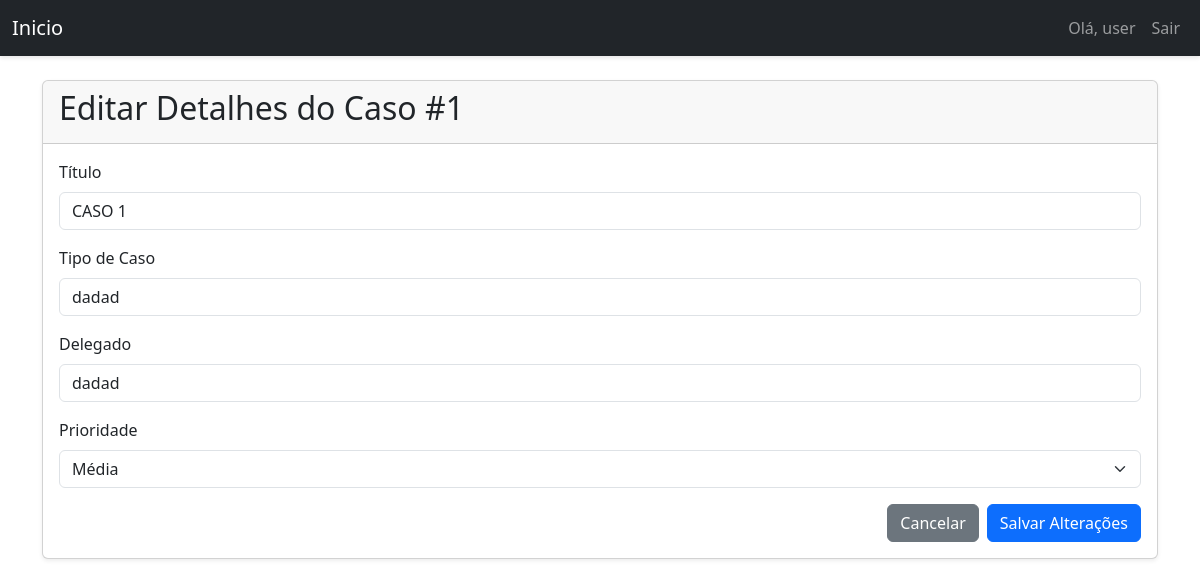
/ticket/1/edit (signed in), run on an earlier commit of the app's database.
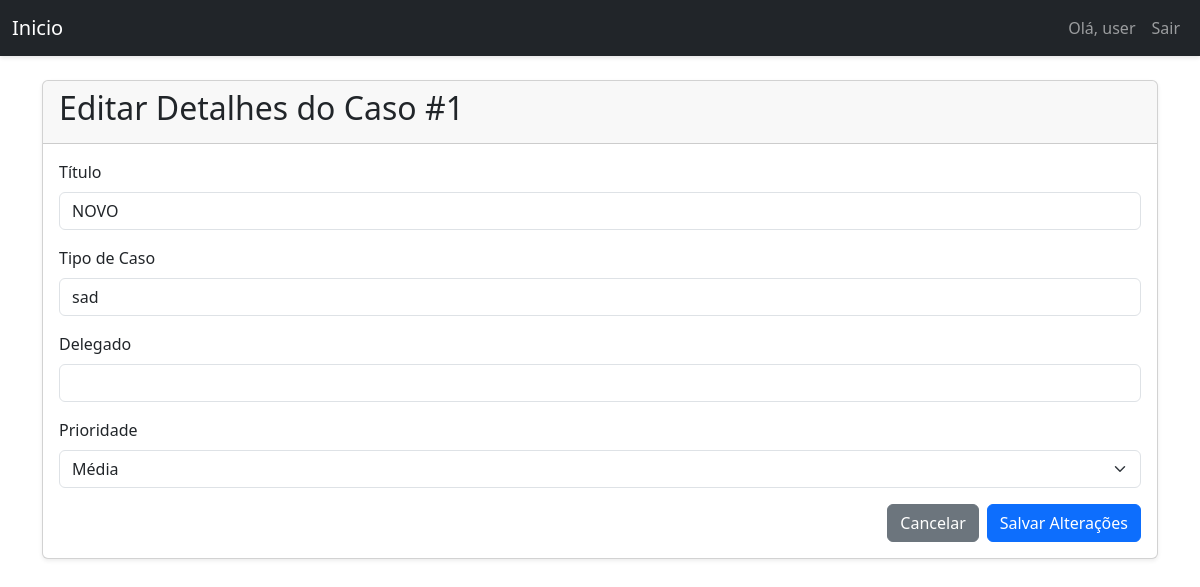
And on a later commit of the database.
### models.py (models this page shows, shortened)
class Ticket(db.Model):
    id = db.Column(db.Integer, primary_key=True)
    ticket_code = db.Column(db.String(30), unique=True)
    title = db.Column(db.String(140))
    description = db.Column(db.Text)
    case_number = db.Column(db.String(50))
    status = db.Column(db.String(20), default='Em Análise')
    priority = db.Column(db.String(20), default='Média')
    created_at = db.Column(db.DateTime, index=True, default=datetime.utcnow)
    updated_at = db.Column(db.DateTime, index=True, default=datetime.utcnow)
    user_id = db.Column(db.Integer, db.ForeignKey('user.id'))
    delegado = db.Column(db.String(100))
    comments = db.relationship('Comment', backref='ticket', lazy='dynamic', cascade="all, delete-orphan")
    attachments = db.relationship('Attachment', backref='ticket', lazy='dynamic', cascade="all, delete-orphan")
    todos = db.relationship('TodoItem', backref='ticket', lazy='dynamic', cascade="all, delete-orphan")

### triagem/routes/ticket.py (the view, shortened to what this page needs)
@ticket_bp.route('/<int:ticket_id>/edit', methods=['GET', 'POST'])
@login_required
@ticket_permission_required
def edit_ticket(ticket):
    return render_template('edit_ticket.html', ticket=ticket)

### triagem/routes/ticket.py (called while the page is built)
def ticket_permission_required(f):
    @wraps(f)
    def decorated_function(ticket_id, *args, **kwargs):
        ticket = Ticket.query.get_or_404(ticket_id)
        if not (current_user.is_admin or ticket.user_id == current_user.id):
            flash('Você não tem permissão para acessar este caso.', 'danger')
            return redirect(url_for('dashboard.dashboard'))
        return f(ticket, *args, **kwargs)
    return decorated_function

### triagem/templates/edit_ticket.html (shortened to what this page needs)
{% extends "base.html" %}
{% block content %}
<div class="card mb-4">
    <div class="card-header">
        <h2>Editar Detalhes do Caso #{{ ticket.id }}</h2>
    </div>
    <div class="card-body">
        <form method="POST" action="{{ url_for('ticket.edit_ticket', ticket_id=ticket.id) }}">
            <div class="mb-3">
                <label for="title" class="form-label">Título</label>
                <input type="text" class="form-control" id="title" name="title" value="{{ ticket.title }}" required>
            </div>
            <div class="mb-3">
                <label for="case_number" class="form-label">Tipo de Caso</label>
                <input type="text" class="form-control" id="case_number" name="case_number" value="{{ ticket.case_number }}" required>
            </div>
            <div class="mb-3">
                <label for="delegado" class="form-label">Delegado</label>
                <input type="text" class="form-control" id="delegado" name="delegado" value="{{ ticket.delegado }}">
            </div>
            <div class="mb-3">
                <label for="priority" class="form-label">Prioridade</label>
                <select name="priority" id="priority" class="form-select">
                    <option value="Média" {% if ticket.priority == 'Média' %}selected{% endif %}>Média</option>
                </select>
            </div>
            <div class="d-flex justify-content-end gap-2 mt-3">
                <a href="{{ url_for('ticket.view_ticket', ticket_id=ticket.id) }}" class="btn btn-secondary">Cancelar</a>
                <button type="submit" class="btn btn-primary">Salvar Alterações</button>
            </div>
        </form>
    </div>
</div>
{% endblock %}

What changed in the data, as far as the page shows it:
changed Ticket "Média": title "CASO 1" → "NOVO"; case_number "dadad" → "sad"; delegado "dadad" → (not shown)
